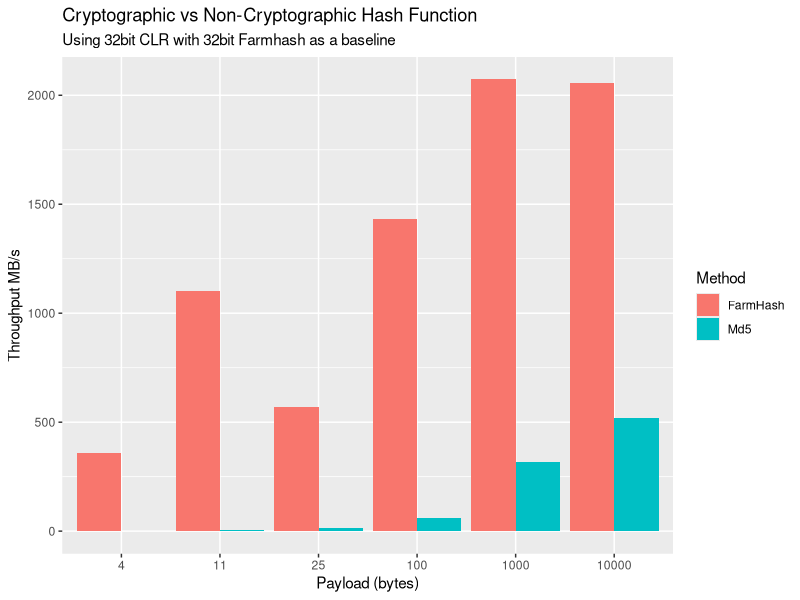

Recreate this plot in R.
library(tidyverse)
library(readr)

df <- read_csv("./benchmarks.csv")

df <- df %>%
  mutate(Mean = as.numeric(gsub(',', '', gsub('.{3}$', '', Mean))),
         StdErr = as.numeric(gsub(',', '', gsub('.{3}$', '', StdErr))),
         StdDev = as.numeric(gsub(',', '', gsub('.{3}$', '', StdErr))),
         Median = as.numeric(gsub(',', '', gsub('.{3}$', '', Median))),
         Throughput = PayloadLength * 10^9 / (Mean * 10^6))

fm <- df %>% 
  filter((Method == 'FarmHash' | Method == 'Md5') &
          Job == 'net-legacy-32bit' & Kind == '32bit hash') %>%
  select(Method, PayloadLength, Median, StdErr, StdDev, Throughput)

ggplot(fm, aes(as.factor(PayloadLength), Throughput)) +
  geom_bar(aes(fill=Method), stat='identity', position='dodge') +
  labs(x='Payload (bytes)', y='Throughput MB/s') +
  ggtitle('Cryptographic vs Non-Cryptographic Hash Function',
          subtitle = "Using 32bit CLR with 32bit Farmhash as a baseline")
